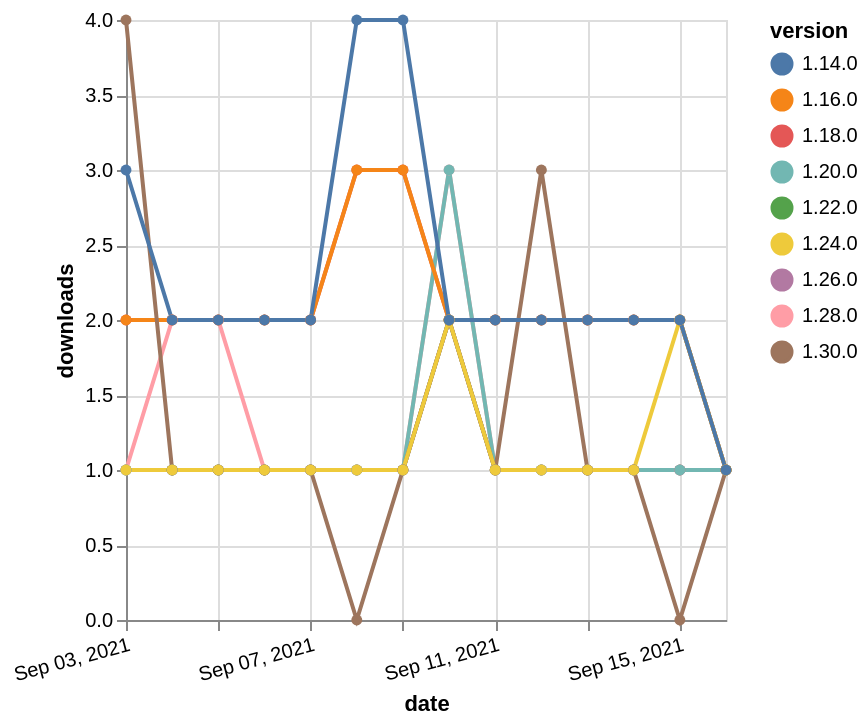

Write a Vega-Lite specification for this figure.
### Vega-Lite specification from a JSON file in a GitHub repository (floating-point values rounded to 4 significant figures)
{"$schema": "https://vega.github.io/schema/vega-lite/v5.json", "description": "A simple bar chart with embedded data.", "data": {"values": [{"date": "2021-09-03", "total": 2315, "delta": 2, "version": "1.18.0"}, {"date": "2021-09-04", "total": 2317, "delta": 2, "version": "1.18.0"}, {"date": "2021-09-05", "total": 2319, "delta": 2, "version": "1.18.0"}, {"date": "2021-09-06", "total": 2321, "delta": 2, "version": "1.18.0"}, {"date": "2021-09-07", "total": 2323, "delta": 2, "version": "1.18.0"}, {"date": "2021-09-08", "total": 2326, "delta": 3, "version": "1.18.0"}, {"date": "2021-09-09", "total": 2329, "delta": 3, "version": "1.18.0"}, {"date": "2021-09-10", "total": 2331, "delta": 2, "version": "1.18.0"}, {"date": "2021-09-11", "total": 2333, "delta": 2, "version": "1.18.0"}, {"date": "2021-09-12", "total": 2335, "delta": 2, "version": "1.18.0"}, {"date": "2021-09-13", "total": 2337, "delta": 2, "version": "1.18.0"}, {"date": "2021-09-14", "total": 2339, "delta": 2, "version": "1.18.0"}, {"date": "2021-09-15", "total": 2341, "delta": 2, "version": "1.18.0"}, {"date": "2021-09-16", "total": 2342, "delta": 1, "version": "1.18.0"}, {"date": "2021-09-03", "total": 205, "delta": 1, "version": "1.22.0"}, {"date": "2021-09-04", "total": 206, "delta": 1, "version": "1.22.0"}, {"date": "2021-09-05", "total": 207, "delta": 1, "version": "1.22.0"}, {"date": "2021-09-06", "total": 208, "delta": 1, "version": "1.22.0"}, {"date": "2021-09-07", "total": 209, "delta": 1, "version": "1.22.0"}, {"date": "2021-09-08", "total": 210, "delta": 1, "version": "1.22.0"}, {"date": "2021-09-09", "total": 211, "delta": 1, "version": "1.22.0"}, {"date": "2021-09-10", "total": 213, "delta": 2, "version": "1.22.0"}, {"date": "2021-09-11", "total": 214, "delta": 1, "version": "1.22.0"}, {"date": "2021-09-12", "total": 215, "delta": 1, "version": "1.22.0"}, {"date": "2021-09-13", "total": 216, "delta": 1, "version": "1.22.0"}, {"date": "2021-09-14", "total": 217, "delta": 1, "version": "1.22.0"}, {"date": "2021-09-15", "total": 218, "delta": 1, "version": "1.22.0"}, {"date": "2021-09-16", "total": 219, "delta": 1, "version": "1.22.0"}, {"date": "2021-09-03", "total": 200, "delta": 1, "version": "1.28.0"}, {"date": "2021-09-04", "total": 202, "delta": 2, "version": "1.28.0"}, {"date": "2021-09-05", "total": 204, "delta": 2, "version": "1.28.0"}, {"date": "2021-09-06", "total": 205, "delta": 1, "version": "1.28.0"}, {"date": "2021-09-07", "total": 206, "delta": 1, "version": "1.28.0"}, {"date": "2021-09-08", "total": 207, "delta": 1, "version": "1.28.0"}, {"date": "2021-09-09", "total": 208, "delta": 1, "version": "1.28.0"}, {"date": "2021-09-10", "total": 211, "delta": 3, "version": "1.28.0"}, {"date": "2021-09-11", "total": 212, "delta": 1, "version": "1.28.0"}, {"date": "2021-09-12", "total": 213, "delta": 1, "version": "1.28.0"}, {"date": "2021-09-13", "total": 214, "delta": 1, "version": "1.28.0"}, {"date": "2021-09-14", "total": 215, "delta": 1, "version": "1.28.0"}, {"date": "2021-09-15", "total": 216, "delta": 1, "version": "1.28.0"}, {"date": "2021-09-16", "total": 217, "delta": 1, "version": "1.28.0"}, {"date": "2021-09-03", "total": 172, "delta": 1, "version": "1.26.0"}, {"date": "2021-09-04", "total": 173, "delta": 1, "version": "1.26.0"}, {"date": "2021-09-05", "total": 174, "delta": 1, "version": "1.26.0"}, {"date": "2021-09-06", "total": 175, "delta": 1, "version": "1.26.0"}, {"date": "2021-09-07", "total": 176, "delta": 1, "version": "1.26.0"}, {"date": "2021-09-08", "total": 177, "delta": 1, "version": "1.26.0"}, {"date": "2021-09-09", "total": 178, "delta": 1, "version": "1.26.0"}, {"date": "2021-09-10", "total": 180, "delta": 2, "version": "1.26.0"}, {"date": "2021-09-11", "total": 181, "delta": 1, "version": "1.26.0"}, {"date": "2021-09-12", "total": 182, "delta": 1, "version": "1.26.0"}, {"date": "2021-09-13", "total": 183, "delta": 1, "version": "1.26.0"}, {"date": "2021-09-14", "total": 184, "delta": 1, "version": "1.26.0"}, {"date": "2021-09-15", "total": 185, "delta": 1, "version": "1.26.0"}, {"date": "2021-09-16", "total": 186, "delta": 1, "version": "1.26.0"}, {"date": "2021-09-03", "total": 424, "delta": 1, "version": "1.20.0"}, {"date": "2021-09-04", "total": 425, "delta": 1, "version": "1.20.0"}, {"date": "2021-09-05", "total": 426, "delta": 1, "version": "1.20.0"}, {"date": "2021-09-06", "total": 427, "delta": 1, "version": "1.20.0"}, {"date": "2021-09-07", "total": 428, "delta": 1, "version": "1.20.0"}, {"date": "2021-09-08", "total": 429, "delta": 1, "version": "1.20.0"}, {"date": "2021-09-09", "total": 430, "delta": 1, "version": "1.20.0"}, {"date": "2021-09-10", "total": 433, "delta": 3, "version": "1.20.0"}, {"date": "2021-09-11", "total": 434, "delta": 1, "version": "1.20.0"}, {"date": "2021-09-12", "total": 435, "delta": 1, "version": "1.20.0"}, {"date": "2021-09-13", "total": 436, "delta": 1, "version": "1.20.0"}, {"date": "2021-09-14", "total": 437, "delta": 1, "version": "1.20.0"}, {"date": "2021-09-15", "total": 438, "delta": 1, "version": "1.20.0"}, {"date": "2021-09-16", "total": 439, "delta": 1, "version": "1.20.0"}, {"date": "2021-09-03", "total": 2646, "delta": 2, "version": "1.16.0"}, {"date": "2021-09-04", "total": 2648, "delta": 2, "version": "1.16.0"}, {"date": "2021-09-05", "total": 2650, "delta": 2, "version": "1.16.0"}, {"date": "2021-09-06", "total": 2652, "delta": 2, "version": "1.16.0"}, {"date": "2021-09-07", "total": 2654, "delta": 2, "version": "1.16.0"}, {"date": "2021-09-08", "total": 2657, "delta": 3, "version": "1.16.0"}, {"date": "2021-09-09", "total": 2660, "delta": 3, "version": "1.16.0"}, {"date": "2021-09-10", "total": 2662, "delta": 2, "version": "1.16.0"}, {"date": "2021-09-11", "total": 2664, "delta": 2, "version": "1.16.0"}, {"date": "2021-09-12", "total": 2666, "delta": 2, "version": "1.16.0"}, {"date": "2021-09-13", "total": 2668, "delta": 2, "version": "1.16.0"}, {"date": "2021-09-14", "total": 2670, "delta": 2, "version": "1.16.0"}, {"date": "2021-09-15", "total": 2672, "delta": 2, "version": "1.16.0"}, {"date": "2021-09-16", "total": 2673, "delta": 1, "version": "1.16.0"}, {"date": "2021-09-03", "total": 127, "delta": 4, "version": "1.30.0"}, {"date": "2021-09-04", "total": 128, "delta": 1, "version": "1.30.0"}, {"date": "2021-09-05", "total": 129, "delta": 1, "version": "1.30.0"}, {"date": "2021-09-06", "total": 130, "delta": 1, "version": "1.30.0"}, {"date": "2021-09-07", "total": 131, "delta": 1, "version": "1.30.0"}, {"date": "2021-09-08", "total": 131, "delta": 0, "version": "1.30.0"}, {"date": "2021-09-09", "total": 132, "delta": 1, "version": "1.30.0"}, {"date": "2021-09-10", "total": 134, "delta": 2, "version": "1.30.0"}, {"date": "2021-09-11", "total": 135, "delta": 1, "version": "1.30.0"}, {"date": "2021-09-12", "total": 138, "delta": 3, "version": "1.30.0"}, {"date": "2021-09-13", "total": 139, "delta": 1, "version": "1.30.0"}, {"date": "2021-09-14", "total": 140, "delta": 1, "version": "1.30.0"}, {"date": "2021-09-15", "total": 140, "delta": 0, "version": "1.30.0"}, {"date": "2021-09-16", "total": 141, "delta": 1, "version": "1.30.0"}, {"date": "2021-09-03", "total": 192, "delta": 1, "version": "1.24.0"}, {"date": "2021-09-04", "total": 193, "delta": 1, "version": "1.24.0"}, {"date": "2021-09-05", "total": 194, "delta": 1, "version": "1.24.0"}, {"date": "2021-09-06", "total": 195, "delta": 1, "version": "1.24.0"}, {"date": "2021-09-07", "total": 196, "delta": 1, "version": "1.24.0"}, {"date": "2021-09-08", "total": 197, "delta": 1, "version": "1.24.0"}, {"date": "2021-09-09", "total": 198, "delta": 1, "version": "1.24.0"}, {"date": "2021-09-10", "total": 200, "delta": 2, "version": "1.24.0"}, {"date": "2021-09-11", "total": 201, "delta": 1, "version": "1.24.0"}, {"date": "2021-09-12", "total": 202, "delta": 1, "version": "1.24.0"}, {"date": "2021-09-13", "total": 203, "delta": 1, "version": "1.24.0"}, {"date": "2021-09-14", "total": 204, "delta": 1, "version": "1.24.0"}, {"date": "2021-09-15", "total": 206, "delta": 2, "version": "1.24.0"}, {"date": "2021-09-16", "total": 207, "delta": 1, "version": "1.24.0"}, {"date": "2021-09-03", "total": 3134, "delta": 3, "version": "1.14.0"}, {"date": "2021-09-04", "total": 3136, "delta": 2, "version": "1.14.0"}, {"date": "2021-09-05", "total": 3138, "delta": 2, "version": "1.14.0"}, {"date": "2021-09-06", "total": 3140, "delta": 2, "version": "1.14.0"}, {"date": "2021-09-07", "total": 3142, "delta": 2, "version": "1.14.0"}, {"date": "2021-09-08", "total": 3146, "delta": 4, "version": "1.14.0"}, {"date": "2021-09-09", "total": 3150, "delta": 4, "version": "1.14.0"}, {"date": "2021-09-10", "total": 3152, "delta": 2, "version": "1.14.0"}, {"date": "2021-09-11", "total": 3154, "delta": 2, "version": "1.14.0"}, {"date": "2021-09-12", "total": 3156, "delta": 2, "version": "1.14.0"}, {"date": "2021-09-13", "total": 3158, "delta": 2, "version": "1.14.0"}, {"date": "2021-09-14", "total": 3160, "delta": 2, "version": "1.14.0"}, {"date": "2021-09-15", "total": 3162, "delta": 2, "version": "1.14.0"}, {"date": "2021-09-16", "total": 3163, "delta": 1, "version": "1.14.0"}]}, "width": "container", "mark": {"type": "line", "point": {"filled": true}}, "encoding": {"x": {"field": "date", "type": "temporal", "timeUnit": "yearmonthdate", "title": "date", "axis": {"labelAngle": -15}}, "y": {"field": "delta", "type": "quantitative", "title": "downloads"}, "color": {"field": "version", "type": "nominal"}, "tooltip": {"field": "delta"}}}
